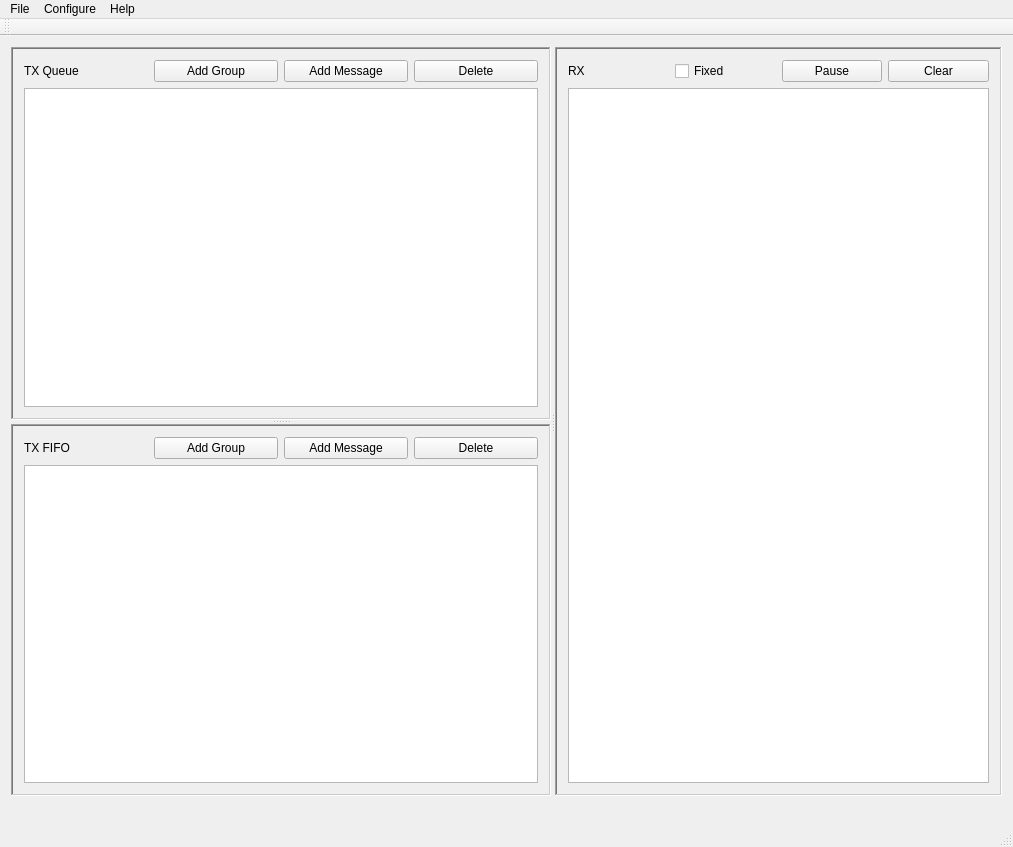
<?xml version="1.0" encoding="UTF-8"?>
<ui version="4.0">
 <class>MainWindow</class>
 <widget class="QMainWindow" name="MainWindow">
  <property name="geometry">
   <rect>
    <x>0</x>
    <y>0</y>
    <width>1013</width>
    <height>847</height>
   </rect>
  </property>
  <property name="windowTitle">
   <string>MainWindow</string>
  </property>
  <widget class="QWidget" name="centralWidget">
   <layout class="QHBoxLayout" name="horizontalLayout_2">
    <item>
     <widget class="QSplitter" name="vsplitter">
      <property name="orientation">
       <enum>Qt::Horizontal</enum>
      </property>
      <widget class="QSplitter" name="hsplitter">
       <property name="sizePolicy">
        <sizepolicy hsizetype="Preferred" vsizetype="Expanding">
         <horstretch>0</horstretch>
         <verstretch>1</verstretch>
        </sizepolicy>
       </property>
       <property name="orientation">
        <enum>Qt::Vertical</enum>
       </property>
       <widget class="QFrame" name="txQFrame">
        <property name="sizePolicy">
         <sizepolicy hsizetype="Preferred" vsizetype="Preferred">
          <horstretch>0</horstretch>
          <verstretch>1</verstretch>
         </sizepolicy>
        </property>
        <property name="frameShape">
         <enum>QFrame::WinPanel</enum>
        </property>
        <property name="frameShadow">
         <enum>QFrame::Sunken</enum>
        </property>
        <layout class="QVBoxLayout" name="verticalLayout">
         <item>
          <layout class="QHBoxLayout" name="horizontalLayout_3">
           <item>
            <widget class="QLabel" name="label">
             <property name="text">
              <string>TX Queue</string>
             </property>
            </widget>
           </item>
           <item>
            <widget class="QPushButton" name="txQAddGroupButton">
             <property name="text">
              <string>Add Group</string>
             </property>
            </widget>
           </item>
           <item>
            <widget class="QPushButton" name="txQAddMsgButton">
             <property name="text">
              <string>Add Message</string>
             </property>
            </widget>
           </item>
           <item>
            <widget class="QPushButton" name="txQDeleteButton">
             <property name="text">
              <string>Delete</string>
             </property>
            </widget>
           </item>
          </layout>
         </item>
         <item>
          <widget class="QTreeView" name="txQTreeView">
           <property name="editTriggers">
            <set>QAbstractItemView::AnyKeyPressed|QAbstractItemView::SelectedClicked</set>
           </property>
           <property name="selectionMode">
            <enum>QAbstractItemView::SingleSelection</enum>
           </property>
           <property name="selectionBehavior">
            <enum>QAbstractItemView::SelectItems</enum>
           </property>
           <property name="uniformRowHeights">
            <bool>true</bool>
           </property>
          </widget>
         </item>
        </layout>
       </widget>
       <widget class="QFrame" name="frame_2">
        <property name="sizePolicy">
         <sizepolicy hsizetype="Preferred" vsizetype="Preferred">
          <horstretch>0</horstretch>
          <verstretch>1</verstretch>
         </sizepolicy>
        </property>
        <property name="frameShape">
         <enum>QFrame::WinPanel</enum>
        </property>
        <property name="frameShadow">
         <enum>QFrame::Sunken</enum>
        </property>
        <layout class="QVBoxLayout" name="verticalLayout_2">
         <item>
          <layout class="QHBoxLayout" name="horizontalLayout_4">
           <item>
            <widget class="QLabel" name="label_2">
             <property name="text">
              <string>TX FIFO</string>
             </property>
            </widget>
           </item>
           <item>
            <widget class="QPushButton" name="txFAddGroupButton">
             <property name="text">
              <string>Add Group</string>
             </property>
            </widget>
           </item>
           <item>
            <widget class="QPushButton" name="txFAddMsgButton">
             <property name="text">
              <string>Add Message</string>
             </property>
            </widget>
           </item>
           <item>
            <widget class="QPushButton" name="txFDeleteButton">
             <property name="text">
              <string>Delete</string>
             </property>
            </widget>
           </item>
          </layout>
         </item>
         <item>
          <widget class="QTreeView" name="txFTreeView">
           <property name="editTriggers">
            <set>QAbstractItemView::AnyKeyPressed|QAbstractItemView::DoubleClicked|QAbstractItemView::SelectedClicked</set>
           </property>
           <property name="selectionBehavior">
            <enum>QAbstractItemView::SelectItems</enum>
           </property>
           <property name="uniformRowHeights">
            <bool>true</bool>
           </property>
          </widget>
         </item>
        </layout>
       </widget>
      </widget>
      <widget class="QFrame" name="frame_3">
       <property name="frameShape">
        <enum>QFrame::WinPanel</enum>
       </property>
       <property name="frameShadow">
        <enum>QFrame::Sunken</enum>
       </property>
       <layout class="QVBoxLayout" name="verticalLayout_3">
        <item>
         <layout class="QHBoxLayout" name="horizontalLayout">
          <item>
           <widget class="QLabel" name="label_3">
            <property name="text">
             <string>RX</string>
            </property>
           </widget>
          </item>
          <item>
           <widget class="QCheckBox" name="fixedCheckBox">
            <property name="text">
             <string>Fixed</string>
            </property>
           </widget>
          </item>
          <item>
           <widget class="QPushButton" name="RxPauseButton">
            <property name="text">
             <string>Pause</string>
            </property>
            <property name="checkable">
             <bool>true</bool>
            </property>
           </widget>
          </item>
          <item>
           <widget class="QPushButton" name="RxClearButton">
            <property name="text">
             <string>Clear</string>
            </property>
           </widget>
          </item>
         </layout>
        </item>
        <item>
         <widget class="QTableView" name="rxTableView">
          <property name="editTriggers">
           <set>QAbstractItemView::NoEditTriggers</set>
          </property>
          <property name="alternatingRowColors">
           <bool>true</bool>
          </property>
          <property name="wordWrap">
           <bool>true</bool>
          </property>
          <property name="cornerButtonEnabled">
           <bool>false</bool>
          </property>
          <attribute name="horizontalHeaderStretchLastSection">
           <bool>true</bool>
          </attribute>
         </widget>
        </item>
       </layout>
      </widget>
     </widget>
    </item>
   </layout>
  </widget>
  <widget class="QMenuBar" name="menuBar">
   <property name="geometry">
    <rect>
     <x>0</x>
     <y>0</y>
     <width>1013</width>
     <height>21</height>
    </rect>
   </property>
   <widget class="QMenu" name="menuFile">
    <property name="title">
     <string>File</string>
    </property>
    <widget class="QMenu" name="menuTx_Queue">
     <property name="title">
      <string>Tx Queue</string>
     </property>
     <addaction name="actionTxQLoad"/>
     <addaction name="actionTxQSave"/>
    </widget>
    <widget class="QMenu" name="menuTx_FIFO">
     <property name="title">
      <string>Tx FIFO</string>
     </property>
     <addaction name="actionTxFLoad"/>
     <addaction name="actionTxFSave"/>
    </widget>
    <addaction name="menuTx_Queue"/>
    <addaction name="menuTx_FIFO"/>
    <addaction name="actionSave_Rx_Log"/>
    <addaction name="separator"/>
    <addaction name="actionExit"/>
   </widget>
   <widget class="QMenu" name="menuConfigure">
    <property name="title">
     <string>Configure</string>
    </property>
    <addaction name="actionConfigureHardware"/>
    <addaction name="actionFilter"/>
    <addaction name="actionFIFO_Sizes"/>
   </widget>
   <widget class="QMenu" name="menuHelp">
    <property name="title">
     <string>Help</string>
    </property>
    <addaction name="actionAbout"/>
    <addaction name="separator"/>
    <addaction name="actionErrorDetails"/>
   </widget>
   <addaction name="menuFile"/>
   <addaction name="menuConfigure"/>
   <addaction name="menuHelp"/>
  </widget>
  <widget class="QToolBar" name="mainToolBar">
   <attribute name="toolBarArea">
    <enum>TopToolBarArea</enum>
   </attribute>
   <attribute name="toolBarBreak">
    <bool>false</bool>
   </attribute>
  </widget>
  <widget class="QStatusBar" name="statusBar">
   <property name="minimumSize">
    <size>
     <width>0</width>
     <height>40</height>
    </size>
   </property>
   <property name="font">
    <font>
     <pointsize>12</pointsize>
    </font>
   </property>
  </widget>
  <action name="actionConfigureHardware">
   <property name="text">
    <string>Hardware</string>
   </property>
  </action>
  <action name="actionFilter">
   <property name="text">
    <string>Rx Filter</string>
   </property>
  </action>
  <action name="actionExit">
   <property name="text">
    <string>Exit</string>
   </property>
  </action>
  <action name="actionAbout">
   <property name="text">
    <string>About</string>
   </property>
  </action>
  <action name="actionErrorDetails">
   <property name="text">
    <string>Error Details</string>
   </property>
  </action>
  <action name="actionFIFO_Sizes">
   <property name="text">
    <string>FIFO Sizes</string>
   </property>
  </action>
  <action name="actionSave_Rx_Log">
   <property name="text">
    <string>Save Rx Log</string>
   </property>
  </action>
  <action name="actionTxQLoad">
   <property name="text">
    <string>Load</string>
   </property>
  </action>
  <action name="actionTxQSave">
   <property name="text">
    <string>Save</string>
   </property>
  </action>
  <action name="actionTxFLoad">
   <property name="text">
    <string>Load</string>
   </property>
  </action>
  <action name="actionTxFSave">
   <property name="text">
    <string>Save</string>
   </property>
  </action>
 </widget>
 <layoutdefault spacing="6" margin="11"/>
 <resources/>
 <connections/>
</ui>
